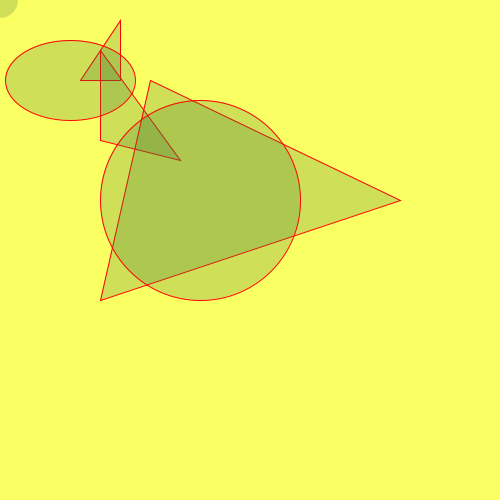
Frame 1 (no input)
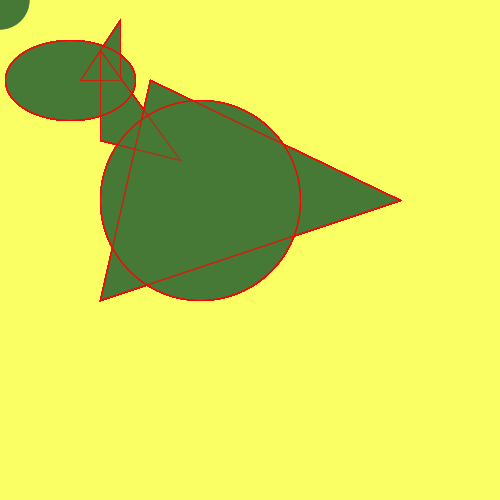
Frame 60 (the mouse pressed at the canvas centre just before this capture)
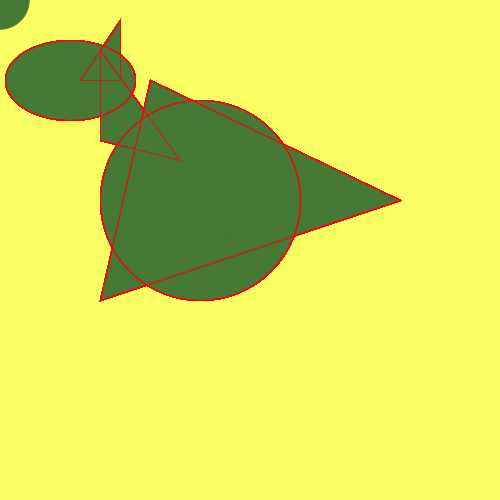
Frame 120 (the mouse held since frame 60 and released just before this capture)

The Processing sketch that drew these frames (run headless with seeded random() and noise(); from frame 60 on, the mouse is pressed at the canvas centre):

// Processing sketch: processing_185296
// ── processing_185296.pde

int rojo = 255;
int tiempo = 10;
int diametro = 30;
  
void setup() {
  size(500, 500);
 background(250,255,100);
}
 
void draw() {
  tiempo = tiempo + 1;    
  rojo = int(128 * (1 + sin(tiempo * 2 * PI / frameRate / 20)));
  diametro = int(30 * (1 + sin( tiempo * 2 * PI / frameRate / 5))); 
   
  noStroke();            
  fill(70, 120, 50, 60);  
  ellipse(mouseX, mouseY, diametro, diametro);
  stroke(255,0,0);
  triangle(120,20,80,80,120,80);
  triangle(100,50,180,160,100,140);
  triangle(400,200,150,80,100,300);
  ellipse(70,80,130,80);
  ellipse(200,200,200,200);
}
